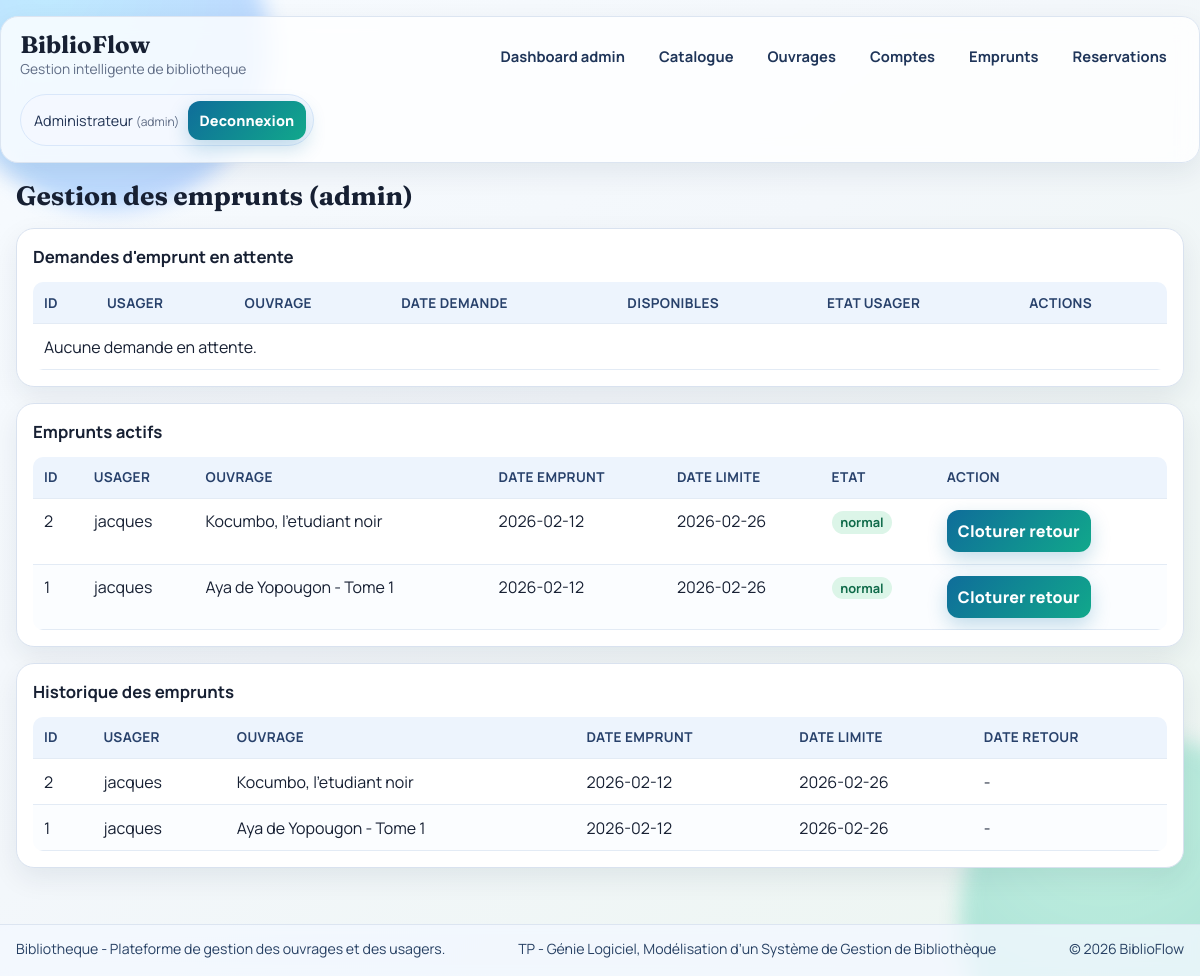
Page /loans (signed in) on the earlier database version.
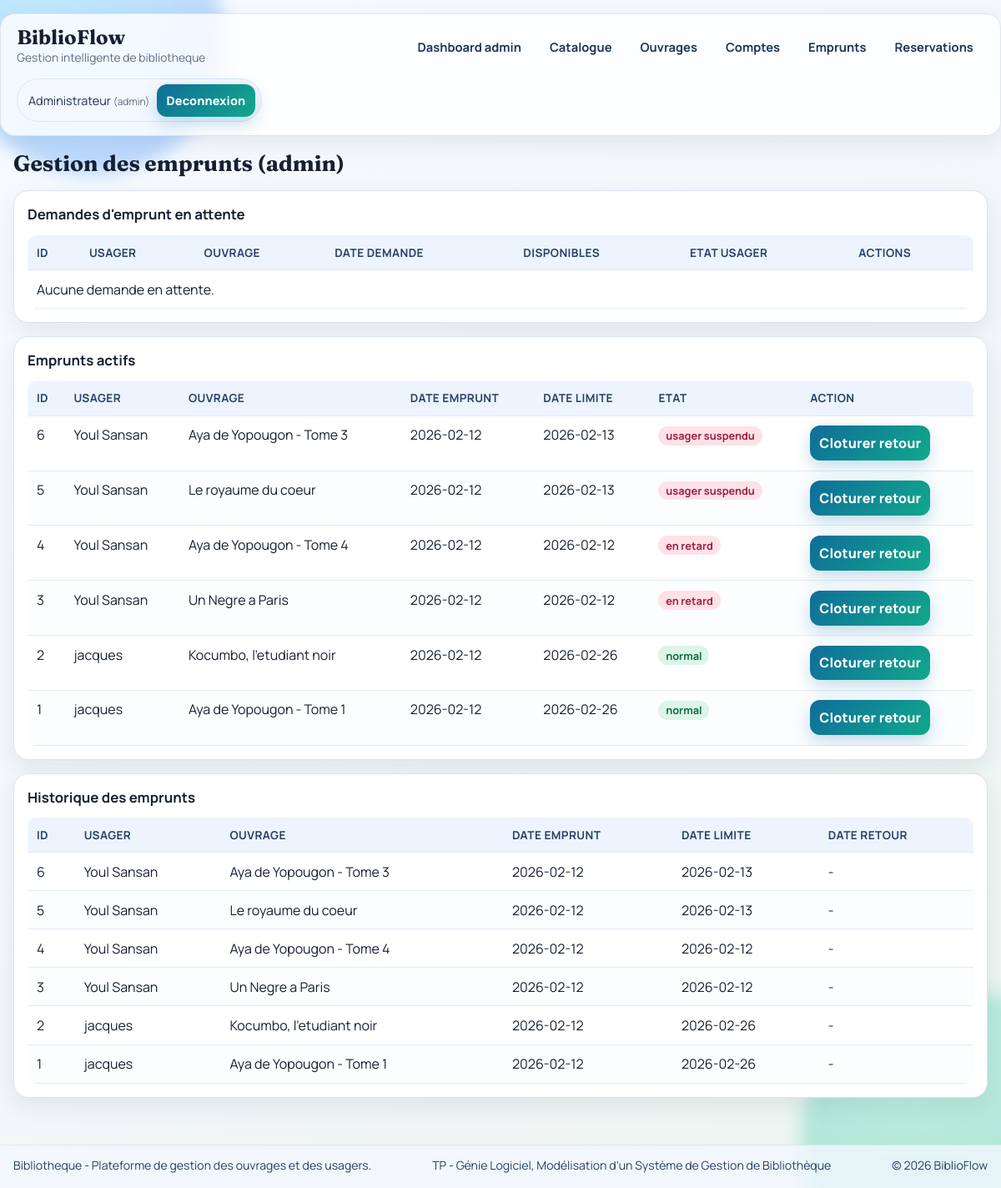
Same page on the later database version.
### tables this page shows
CREATE TABLE loans (
                id INTEGER PRIMARY KEY AUTOINCREMENT,
                user_id INTEGER NOT NULL,
                book_id INTEGER NOT NULL,
                loan_date TEXT NOT NULL DEFAULT (date('now')),
                due_date TEXT,
                return_date TEXT,
                FOREIGN KEY(user_id) REFERENCES users(id) ON DELETE CASCADE,
                FOREIGN KEY(book_id) REFERENCES books(id) ON DELETE CASCADE
            );

CREATE TABLE users (
                id INTEGER PRIMARY KEY AUTOINCREMENT,
                full_name TEXT NOT NULL,
                email TEXT UNIQUE NOT NULL,
                phone TEXT,
                user_type TEXT NOT NULL DEFAULT 'adherent'
            , role TEXT NOT NULL DEFAULT 'user', password_hash TEXT, is_suspended INTEGER NOT NULL DEFAULT 0, suspension_reason TEXT, suspension_origin TEXT, suspension_date TEXT);

CREATE TABLE books (
                id INTEGER PRIMARY KEY AUTOINCREMENT,
                title TEXT NOT NULL,
                author TEXT NOT NULL,
                isbn TEXT UNIQUE,
                total_copies INTEGER NOT NULL CHECK(total_copies >= 0),
                available_copies INTEGER NOT NULL CHECK(available_copies >= 0)
            , publisher TEXT, publication_year INTEGER);

### app.py (the view, shortened to what this page needs)
@app.route("/loans", methods=["GET", "POST"])
@admin_required
def loans():
    with get_db_connection() as conn:
        sync_user_suspensions(conn)
        pending_requests = conn.execute(
            """
            SELECT r.id, r.request_date, r.status,
                   u.full_name AS user_name,
                   u.is_suspended AS user_suspended,
                   b.title AS book_title,
                   b.available_copies AS available_copies
            FROM loan_requests r
            JOIN users u ON u.id = r.user_id
            JOIN books b ON b.id = r.book_id
            WHERE r.status = 'pending'
            ORDER BY r.id DESC
            """
        ).fetchall()
        active_loans = conn.execute(
            """
            SELECT l.id, l.loan_date, l.due_date,
                   b.title AS book_title,
                   u.full_name AS user_name,
                   u.is_suspended AS user_suspended,
                   CASE
                       WHEN l.due_date IS NOT NULL AND l.due_date < date('now') THEN 1
                       ELSE 0
                   END AS is_overdue
            FROM loans l
            JOIN books b ON b.id = l.book_id
            JOIN users u ON u.id = l.user_id
            WHERE l.return_date IS NULL
            ORDER BY l.loan_date DESC, l.id DESC
            """
        ).fetchall()
        loan_history = conn.execute(
            """
            SELECT l.id, l.loan_date, l.due_date, l.return_date,
                   b.title AS book_title,
                   u.full_name AS user_name
            FROM loans l
            JOIN books b ON b.id = l.book_id
            JOIN users u ON u.id = l.user_id
            ORDER BY l.id DESC
            LIMIT 30
            """
        ).fetchall()
    return render_template(
        "loans.html",
        pending_requests=pending_requests,
        active_loans=active_loans,
        loan_history=loan_history,
    )

### app.py (called while the page is built)
def get_db_connection() -> sqlite3.Connection:
    conn = sqlite3.connect(DB_PATH)
    conn.row_factory = sqlite3.Row
    conn.execute("PRAGMA foreign_keys = ON")
    return conn

def get_current_user() -> Optional[sqlite3.Row]:
    user_id = session.get("user_id")
    if not user_id:
        return None
    with get_db_connection() as conn:
        sync_user_suspensions(conn)
        return conn.execute("SELECT * FROM users WHERE id = ?", (user_id,)).fetchone()

def login_required(view):
    @wraps(view)
    def wrapped(*args, **kwargs):
        if not session.get("user_id"):
            flash("Veuillez vous connecter.", "error")
            return redirect(url_for("login"))
        return view(*args, **kwargs)
    return wrapped

def admin_required(view):
    @wraps(view)
    @login_required
    def wrapped(*args, **kwargs):
        user = get_current_user()
        if user is None or user["role"] != "admin":
            flash("Acces reserve a l'administrateur.", "error")
            return redirect(url_for("user_dashboard"))
        return view(*args, **kwargs)
    return wrapped

@app.context_processor
def inject_user():
    return {"session_user": get_current_user()}

### templates/loans.html (shortened to what this page needs)
{% extends "base.html" %}
{% block content %}
<h2>Gestion des emprunts (admin)</h2>
<section class="card">
    <h3>Demandes d'emprunt en attente</h3>
    <table>
        <thead>
        <tr><th>ID</th><th>Usager</th><th>Ouvrage</th><th>Date demande</th><th>Disponibles</th><th>Etat usager</th><th>Actions</th></tr>
        </thead>
        <tbody>
        {% for req in pending_requests %}
        <tr>
            <td>{{ req.id }}</td>
            <td>{{ req.user_name }}</td>
            <td>{{ req.book_title }}</td>
            <td>{{ req.request_date }}</td>
            <td>{{ req.available_copies }}</td>
            <td>
                {% if req.user_suspended %}
                <span class="status-chip status-danger">suspendu</span>
                {% else %}
                <span class="status-chip status-ok">actif</span>
                {% endif %}
            </td>
            <td class="actions-cell">
                <form method="post" class="inline-form">
                    <input type="hidden" name="action" value="approve_request">
                    <input type="hidden" name="request_id" value="{{ req.id }}">
                    <input type="date" name="due_date" title="Date limite" required>
                    <button type="submit" {% if req.user_suspended %}disabled{% endif %}>Approuver</button>
                </form>
                <form method="post" class="inline-form">
                    <input type="hidden" name="action" value="reject_request">
                    <input type="hidden" name="request_id" value="{{ req.id }}">
                    <button type="submit" class="danger">Rejeter</button>
                </form>
            </td>
        </tr>
        {% else %}
        <tr><td colspan="7">Aucune demande en attente.</td></tr>
        {% endfor %}
        </tbody>
    </table>
</section>
<section class="card">
    <h3>Emprunts actifs</h3>
    <table>
        <thead>
        <tr><th>ID</th><th>Usager</th><th>Ouvrage</th><th>Date emprunt</th><th>Date limite</th><th>Etat</th><th>Action</th></tr>
        </thead>
        <tbody>
        {% for loan in active_loans %}
        <tr>
            <td>{{ loan.id }}</td>
            <td>{{ loan.user_name }}</td>
            <td>{{ loan.book_title }}</td>
            <td>{{ loan.loan_date }}</td>
            <td>{{ loan.due_date or '-' }}</td>
            <td>
                {% if loan.is_overdue %}
                <span class="status-chip status-danger">en retard</span>
                {% elif loan.user_suspended %}
                <span class="status-chip status-danger">usager suspendu</span>
                {% else %}
                <span class="status-chip status-ok">normal</span>
                {% endif %}
            </td>
            <td>
                <form method="post">
                    <button type="submit">Cloturer retour</button>
                </form>
            </td>
        </tr>
        {% else %}
        <tr><td colspan="7">Aucun emprunt actif.</td></tr>
        {% endfor %}
        </tbody>
    </table>
</section>
<section class="card">
    <h3>Historique des emprunts</h3>
    <table>
        <thead>
        <tr><th>ID</th><th>Usager</th><th>Ouvrage</th><th>Date emprunt</th><th>Date limite</th><th>Date retour</th></tr>
        </thead>
        <tbody>
        {% for loan in loan_history %}
        <tr>
            <td>{{ loan.id }}</td>
            <td>{{ loan.user_name }}</td>
            <td>{{ loan.book_title }}</td>
            <td>{{ loan.loan_date }}</td>
            <td>{{ loan.due_date or '-' }}</td>
            <td>{{ loan.return_date or '-' }}</td>
        </tr>
        {% else %}
        <tr><td colspan="6">Aucun historique.</td></tr>
        {% endfor %}
        </tbody>
    </table>
</section>
{% endblock %}

Differences in the rows shown:
added loans: id "6", user_name "Youl Sansan", book_title "Aya de Yopougon - Tome 3", loan_date "2026-02-12", due_date "2026-02-13", shows "usager suspendu", return_date "-"
added loans: id "5", user_name "Youl Sansan", book_title "Le royaume du coeur", loan_date "2026-02-12", due_date "2026-02-13", shows "usager suspendu", return_date "-"
added loans: id "4", user_name "Youl Sansan", book_title "Aya de Yopougon - Tome 4", loan_date "2026-02-12", due_date "2026-02-12", shows "en retard", return_date "-"
added loans: id "3", user_name "Youl Sansan", book_title "Un Negre a Paris", loan_date "2026-02-12", due_date "2026-02-12", shows "en retard", return_date "-"
